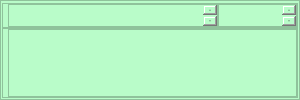
<?xml version="1.0" encoding="UTF-8"?>
<ui version="4.0">
 <class>MainWindow</class>
 <widget class="QMainWindow" name="MainWindow">
  <property name="geometry">
   <rect>
    <x>0</x>
    <y>0</y>
    <width>300</width>
    <height>100</height>
   </rect>
  </property>
  <property name="minimumSize">
   <size>
    <width>300</width>
    <height>100</height>
   </size>
  </property>
  <property name="maximumSize">
   <size>
    <width>300</width>
    <height>100</height>
   </size>
  </property>
  <property name="windowTitle">
   <string>MainWindow</string>
  </property>
  <widget class="QWidget" name="centralwidget">
   <property name="maximumSize">
    <size>
     <width>300</width>
     <height>100</height>
    </size>
   </property>
   <layout class="QVBoxLayout" name="verticalLayout">
    <property name="spacing">
     <number>0</number>
    </property>
    <property name="leftMargin">
     <number>0</number>
    </property>
    <property name="topMargin">
     <number>0</number>
    </property>
    <property name="rightMargin">
     <number>0</number>
    </property>
    <property name="bottomMargin">
     <number>0</number>
    </property>
    <item>
     <widget class="QFrame" name="tela_perfil">
      <property name="styleSheet">
       <string notr="true">background-color:rgb(185, 252, 201);
</string>
      </property>
      <property name="frameShape">
       <enum>QFrame::StyledPanel</enum>
      </property>
      <property name="frameShadow">
       <enum>QFrame::Raised</enum>
      </property>
      <layout class="QVBoxLayout" name="verticalLayout_2">
       <property name="spacing">
        <number>1</number>
       </property>
       <property name="leftMargin">
        <number>1</number>
       </property>
       <property name="topMargin">
        <number>1</number>
       </property>
       <property name="rightMargin">
        <number>1</number>
       </property>
       <property name="bottomMargin">
        <number>1</number>
       </property>
       <item>
        <widget class="QFrame" name="frame_nome_dono">
         <property name="minimumSize">
          <size>
           <width>0</width>
           <height>25</height>
          </size>
         </property>
         <property name="maximumSize">
          <size>
           <width>16777215</width>
           <height>23</height>
          </size>
         </property>
         <property name="frameShape">
          <enum>QFrame::StyledPanel</enum>
         </property>
         <property name="frameShadow">
          <enum>QFrame::Raised</enum>
         </property>
         <layout class="QHBoxLayout" name="horizontalLayout">
          <property name="spacing">
           <number>0</number>
          </property>
          <property name="leftMargin">
           <number>5</number>
          </property>
          <property name="topMargin">
           <number>0</number>
          </property>
          <property name="rightMargin">
           <number>0</number>
          </property>
          <property name="bottomMargin">
           <number>0</number>
          </property>
          <item>
           <widget class="QTextBrowser" name="nome_dono">
            <property name="maximumSize">
             <size>
              <width>16777215</width>
              <height>23</height>
             </size>
            </property>
           </widget>
          </item>
          <item>
           <widget class="QTextBrowser" name="data_postagem">
            <property name="maximumSize">
             <size>
              <width>125</width>
              <height>16777215</height>
             </size>
            </property>
           </widget>
          </item>
         </layout>
        </widget>
       </item>
       <item>
        <widget class="QFrame" name="frame_mensagem">
         <property name="minimumSize">
          <size>
           <width>0</width>
           <height>48</height>
          </size>
         </property>
         <property name="maximumSize">
          <size>
           <width>16777215</width>
           <height>100</height>
          </size>
         </property>
         <property name="frameShape">
          <enum>QFrame::StyledPanel</enum>
         </property>
         <property name="frameShadow">
          <enum>QFrame::Raised</enum>
         </property>
         <layout class="QVBoxLayout" name="verticalLayout_4">
          <property name="spacing">
           <number>0</number>
          </property>
          <property name="leftMargin">
           <number>5</number>
          </property>
          <property name="topMargin">
           <number>0</number>
          </property>
          <property name="rightMargin">
           <number>0</number>
          </property>
          <property name="bottomMargin">
           <number>0</number>
          </property>
          <item>
           <widget class="QTextBrowser" name="mensagem_postagem"/>
          </item>
         </layout>
        </widget>
       </item>
      </layout>
     </widget>
    </item>
   </layout>
  </widget>
 </widget>
 <resources>
  <include location="icones.qrc"/>
 </resources>
 <connections/>
</ui>
